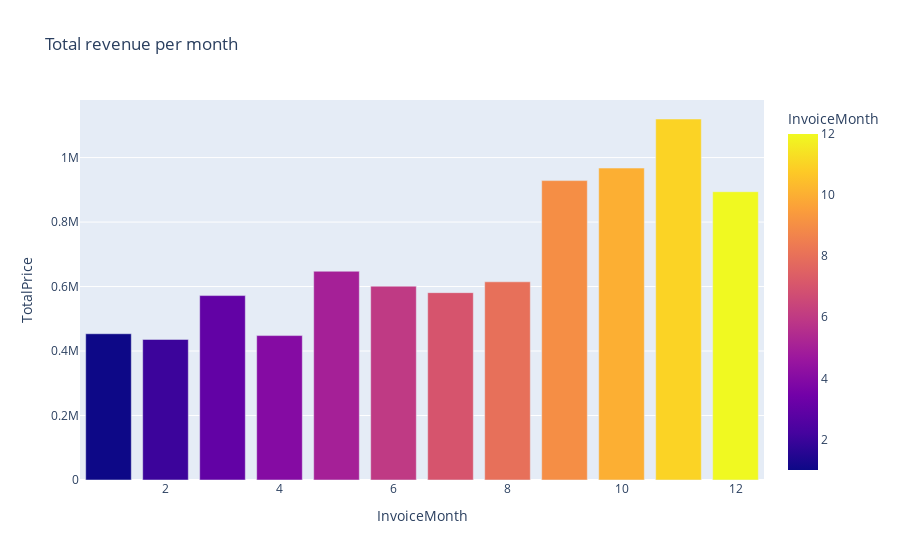

Notebook cell for this chart:
### Markdown cell above
Теперь займёмся временными характеристиками.

Добавим в таблицу с транзакциями признаки месяца, дня недели и часа совершения покупки.

Построим визуализацию, отражающую распределение суммарной выручки от заказов по месяцам.

### Code cell
data['InvoiceMonth'] = data['InvoiceDate'].dt.month
data['InvoiceWeekday'] = data['InvoiceDate'].dt.day_name()
data['InvoiceHour'] = data['InvoiceDate'].dt.hour

revenue_per_month = data.groupby('InvoiceMonth', as_index=False)['TotalPrice'] \
    .sum().sort_values(by='TotalPrice', ascending=False)

fig = px.bar(
    revenue_per_month,
    x='InvoiceMonth',
    y='TotalPrice',
    color='InvoiceMonth',
    title='Total revenue per month'
)

fig.show()

### Figure 1 — Plotly figure (JSON) as saved in the notebook; plotly's stock layout.template omitted (floating-point values rounded to 4 significant figures)
{"data": [{"alignmentgroup": "True", "hovertemplate": "InvoiceMonth=%{marker.color}<br>TotalPrice=%{y}<extra></extra>", "legendgroup": "", "marker": {"color": [11, 10, 9, 12, 5, 8, 6, 7, 3, 1, 4, 2], "coloraxis": "coloraxis", "pattern": {"shape": ""}}, "name": "", "offsetgroup": "", "orientation": "v", "showlegend": false, "textposition": "auto", "type": "bar", "x": [11, 10, 9, 12, 5, 8, 6, 7, 3, 1, 4, 2], "xaxis": "x", "y": [1120000.0, 967400.0, 928600.0, 894100.0, 647400.0, 614700.0, 601200.0, 581000.0, 571900.0, 453600.0, 447900.0, 436000.0], "yaxis": "y"}], "layout": {"barmode": "relative", "coloraxis": {"colorbar": {"title": {"text": "InvoiceMonth"}}, "colorscale": [[0, "#0d0887"], [0.1111, "#46039f"], [0.2222, "#7201a8"], [0.3333, "#9c179e"], [0.4444, "#bd3786"], [0.5556, "#d8576b"], [0.6667, "#ed7953"], [0.7778, "#fb9f3a"], [0.8889, "#fdca26"], [1, "#f0f921"]]}, "legend": {"tracegroupgap": 0}, "title": {"text": "Total revenue per month"}, "xaxis": {"anchor": "y", "domain": [0, 1], "title": {"text": "InvoiceMonth"}}, "yaxis": {"anchor": "x", "domain": [0, 1], "title": {"text": "TotalPrice"}}}}
